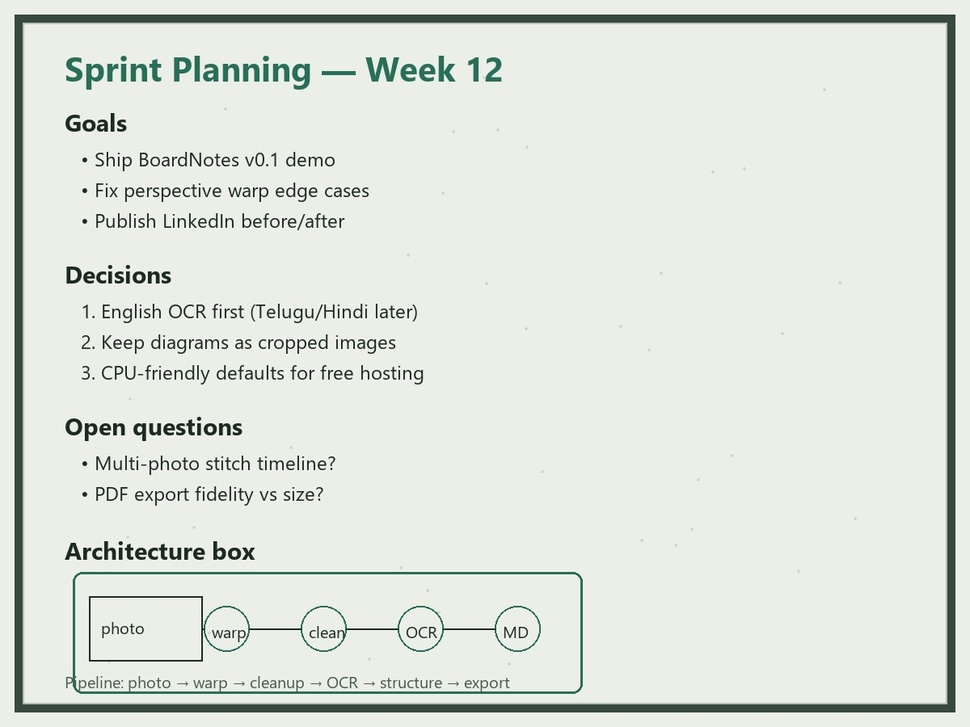
#> input picture samples/whiteboard_flat.jpg, 970 x 727 px, shrunk from 1200 x 900 before the run
$ python -i cleanup.py   (imports and definitions only)
#> lines starting #> are read from the running program, lines starting #| are printed output that depends on the picture; after the words box and inside, x2 and y2 are one past the last pixel; in counts of white or black regions, pixels touching at a corner belong together
#> further down, picture is the input picture: shape (727, 970, 3); mean B, G, R 219.7, 227, 222.4
"""Image cleanup — glare reduction, contrast, sharpen."""

from __future__ import annotations

import cv2
import numpy as np


def reduce_glare(image: np.ndarray) -> np.ndarray:
    """Tone down specular highlights while preserving ink."""
    if image.ndim == 2:
        lab = cv2.cvtColor(cv2.cvtColor(image, cv2.COLOR_GRAY2BGR), cv2.COLOR_BGR2LAB)
    else:
        lab = cv2.cvtColor(image, cv2.COLOR_BGR2LAB)
#> lab: shape (727, 970, 3); mean of channels 0, 1, 2 228, 125.3, 131.1
    l, a, b = cv2.split(lab)
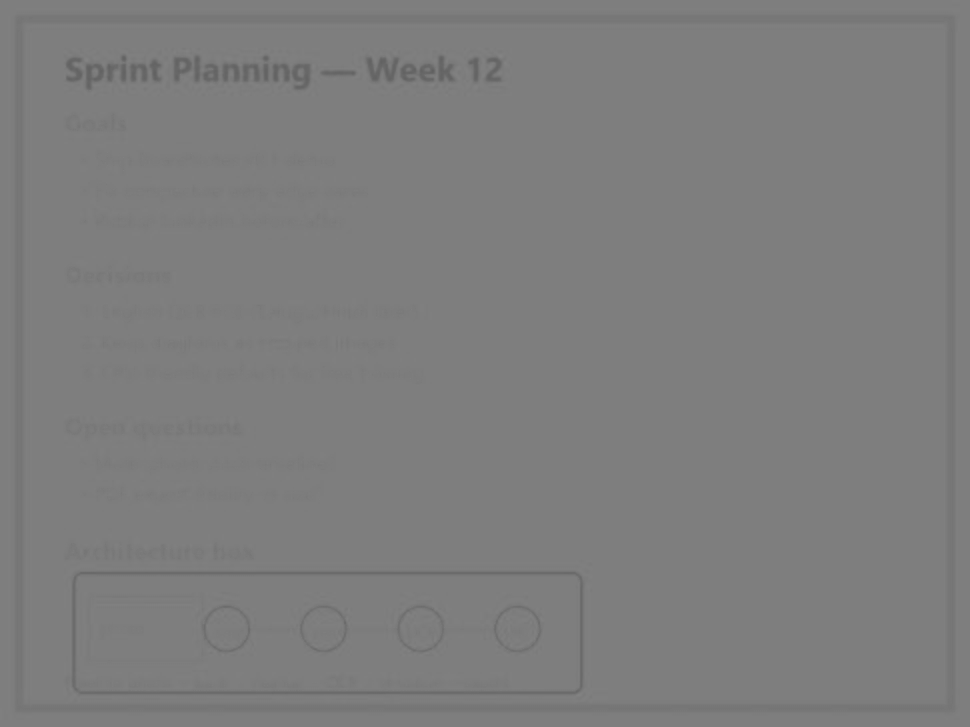
#> a: shape (727, 970); min 96, max 131, mean 125.3
    # Soften very bright pixels
    bright = l > 230
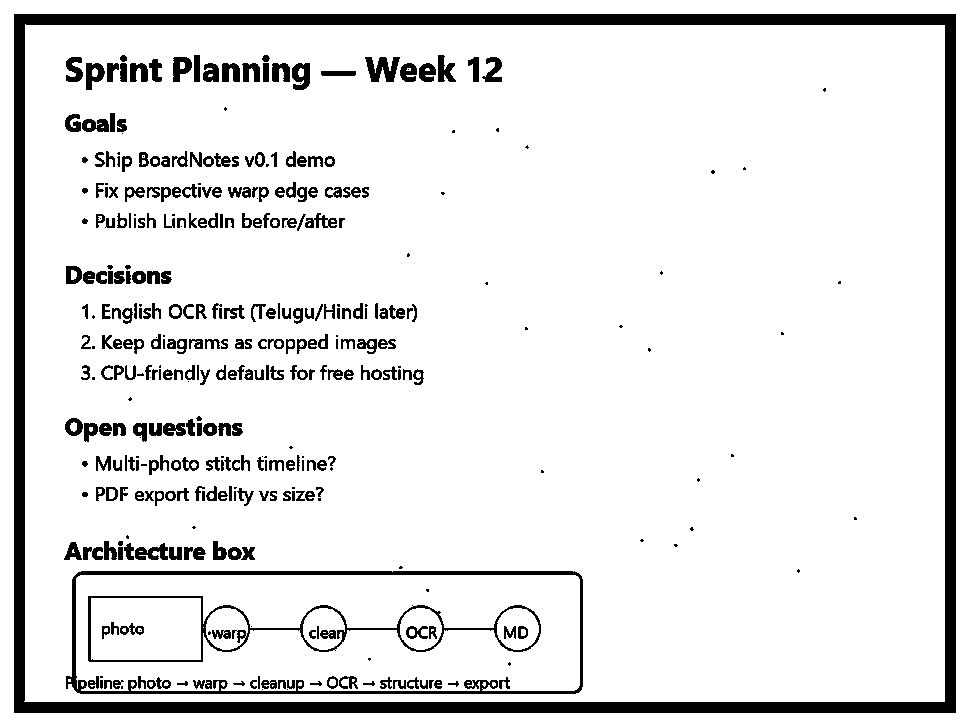
#> bright: shape (727, 970) bool; 90.1% white; 381 black regions (78 under 20 px), largest, box (x1, y1, x2, y2) and area: (14, 14, 956, 713) 35616, (66, 571, 583, 694) 4849, (88, 596, 541, 662) 2546
    if np.any(bright):
        blurred = cv2.GaussianBlur(l, (21, 21), 0)
        l = np.where(bright, np.minimum(l, blurred), l).astype(np.uint8)
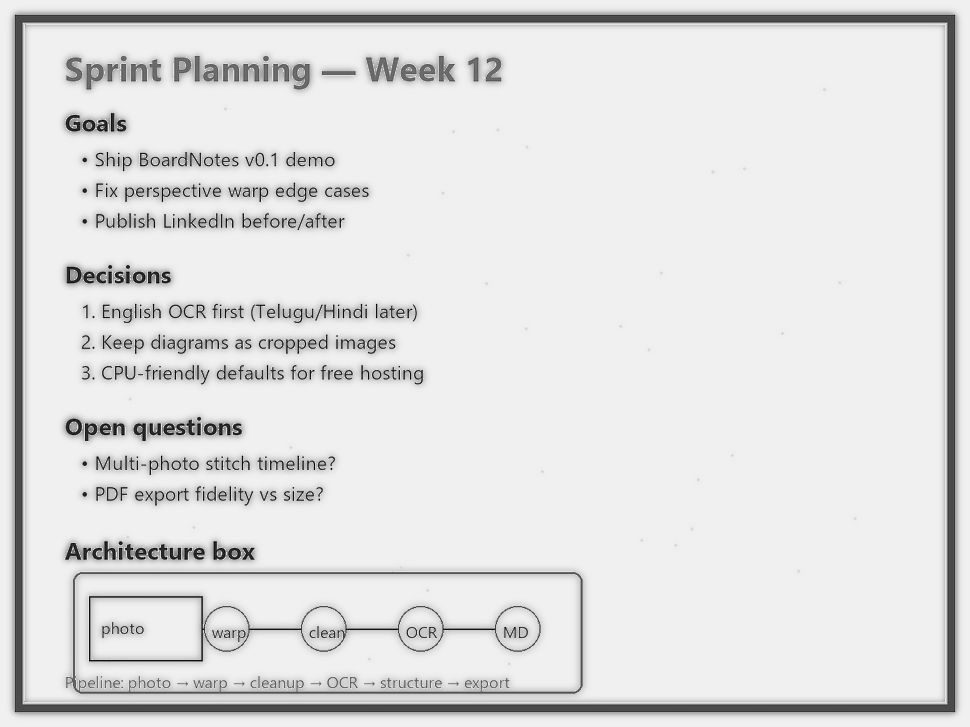
#> l: shape (727, 970); min 1, max 240, mean 223.5
    merged = cv2.merge([l, a, b])
#> merged: shape (727, 970, 3); mean of channels 0, 1, 2 223.5, 125.3, 131.1
    return cv2.cvtColor(merged, cv2.COLOR_LAB2BGR)


def enhance_contrast(image: np.ndarray, clip_limit: float = 2.0) -> np.ndarray:
    """CLAHE contrast boost in LAB lightness channel."""
#> called with clip_limit = 2
    lab = cv2.cvtColor(image, cv2.COLOR_BGR2LAB)
#> lab: shape (727, 970, 3); mean of channels 0, 1, 2 223.5, 125.3, 131.1
    l, a, b = cv2.split(lab)
    clahe = cv2.createCLAHE(clipLimit=clip_limit, tileGridSize=(8, 8))
    l2 = clahe.apply(l)
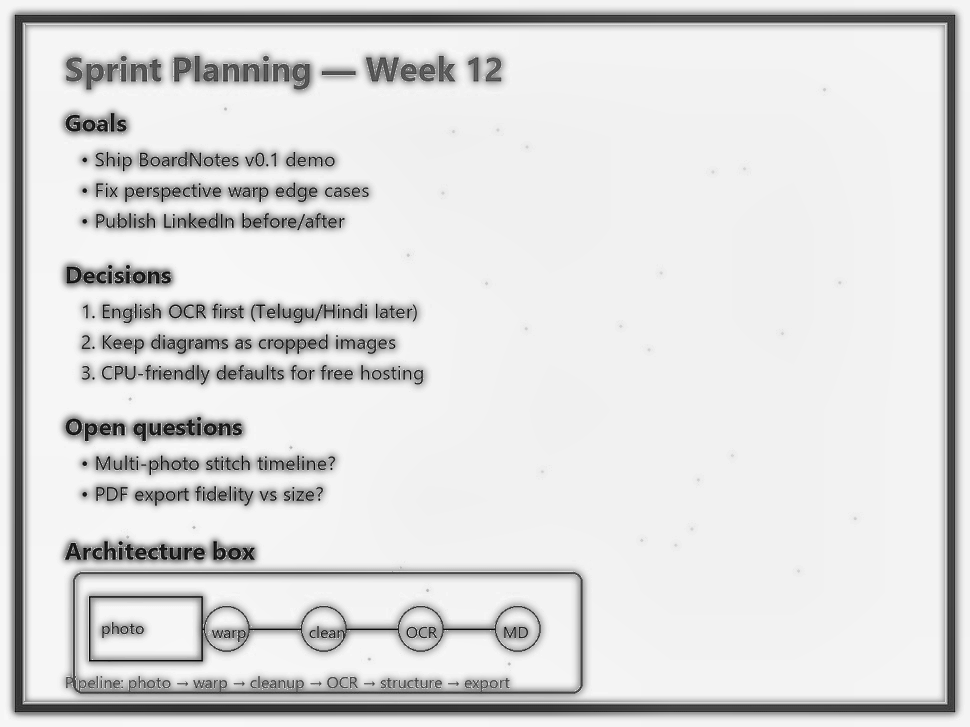
#> l2: shape (727, 970); min 1, max 249, mean 219.8
    return cv2.cvtColor(cv2.merge([l2, a, b]), cv2.COLOR_LAB2BGR)


def sharpen(image: np.ndarray, amount: float = 1.2) -> np.ndarray:
    """Unsharp-mask style sharpening."""
#> called with amount = 0.9
    blurred = cv2.GaussianBlur(image, (0, 0), 1.2)
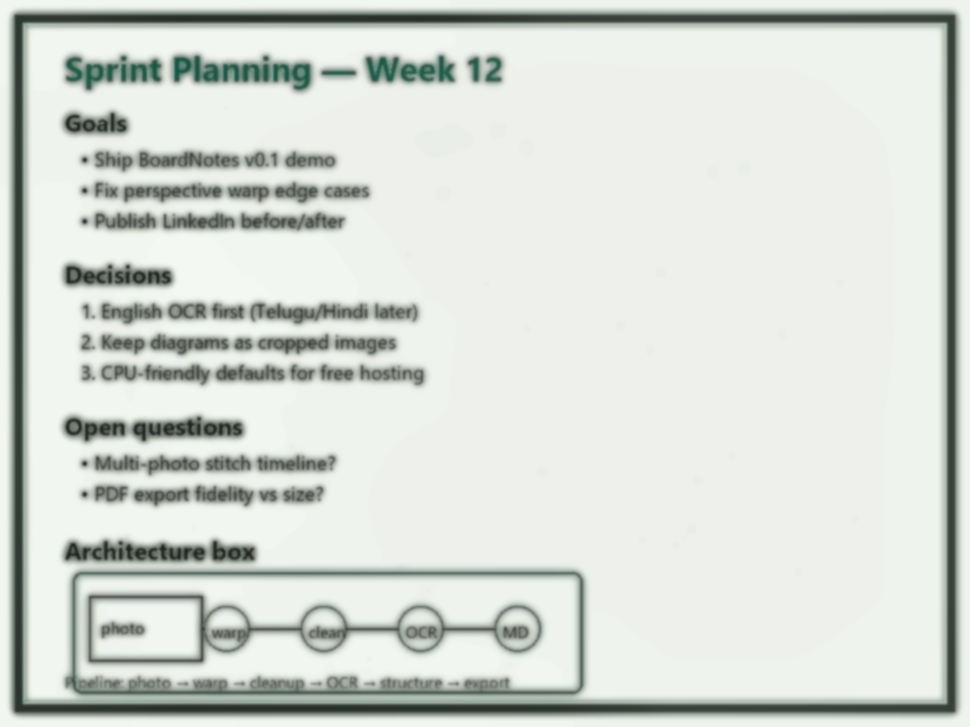
#> blurred: shape (727, 970, 3); mean B, G, R 212.5, 218.7, 213.5
    return cv2.addWeighted(image, 1.0 + amount, blurred, -amount, 0)
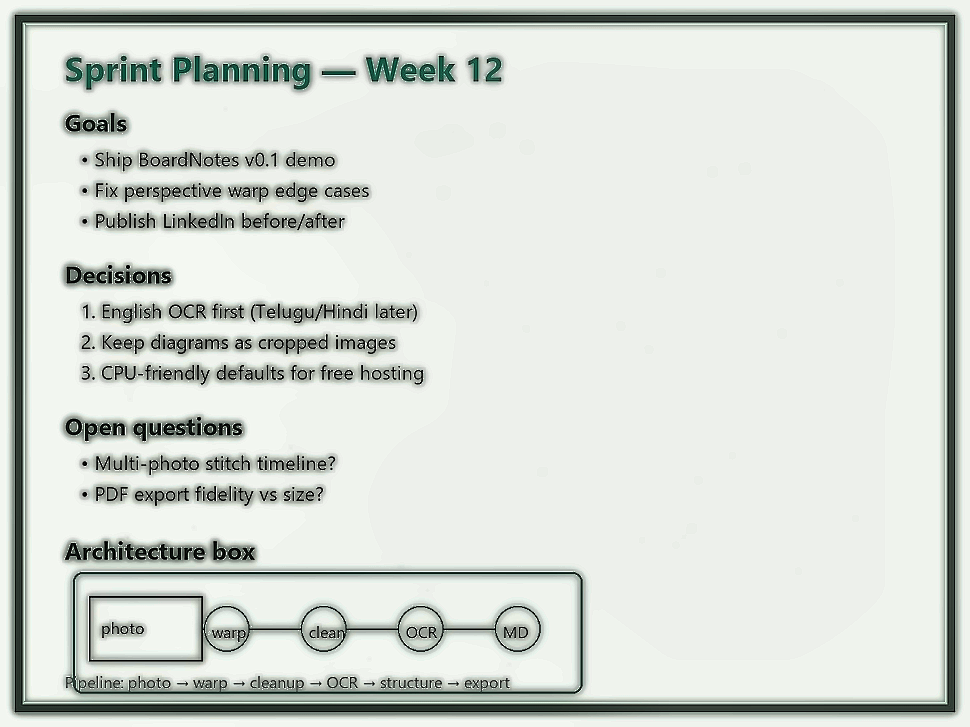
#> returned value: shape (727, 970, 3); mean of channels 0, 1, 2 212.7, 218.9, 213.8; drawn as B, G, R


def denoise(image: np.ndarray) -> np.ndarray:
    return cv2.fastNlMeansDenoisingColored(image, None, 6, 6, 7, 21)


def binarize_for_ocr(image: np.ndarray) -> np.ndarray:
    """Optional high-contrast binary for Tesseract-style OCR."""
    gray = cv2.cvtColor(image, cv2.COLOR_BGR2GRAY)
    gray = cv2.GaussianBlur(gray, (3, 3), 0)
    binary = cv2.adaptiveThreshold(
        gray, 255, cv2.ADAPTIVE_THRESH_GAUSSIAN_C, cv2.THRESH_BINARY, 31, 11
    )
    return cv2.cvtColor(binary, cv2.COLOR_GRAY2BGR)


def cleanup_board(image: np.ndarray, for_ocr: bool = False) -> np.ndarray:
    """Full cleanup pipeline for a rectified whiteboard image."""
    out = reduce_glare(image)
    out = enhance_contrast(out)
    out = denoise(out)
    out = sharpen(out, amount=0.9)
    if for_ocr:
        # Keep color cleaned version for display; OCR backends often prefer gray
        pass
    return out

>>> import cv2
>>> picture = cv2.imread('../../samples/whiteboard_flat.jpg')
>>> result = cleanup_board(picture)

$ run again, on samples/whiteboard_sample.jpg
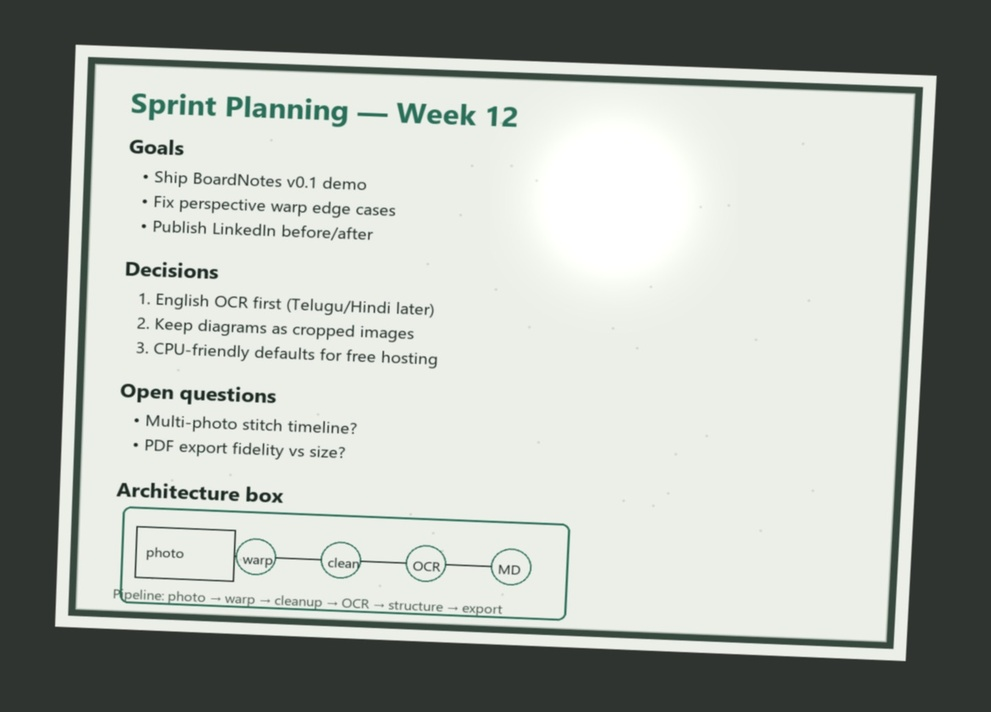
#> input picture samples/whiteboard_sample.jpg, 991 x 712 px, shrunk from 1440 x 1035 before the run
#> picture is the input picture: shape (712, 991, 3); mean B, G, R 170.6, 176.8, 172.2
#> in reduce_glare, `bright = l > 230`:
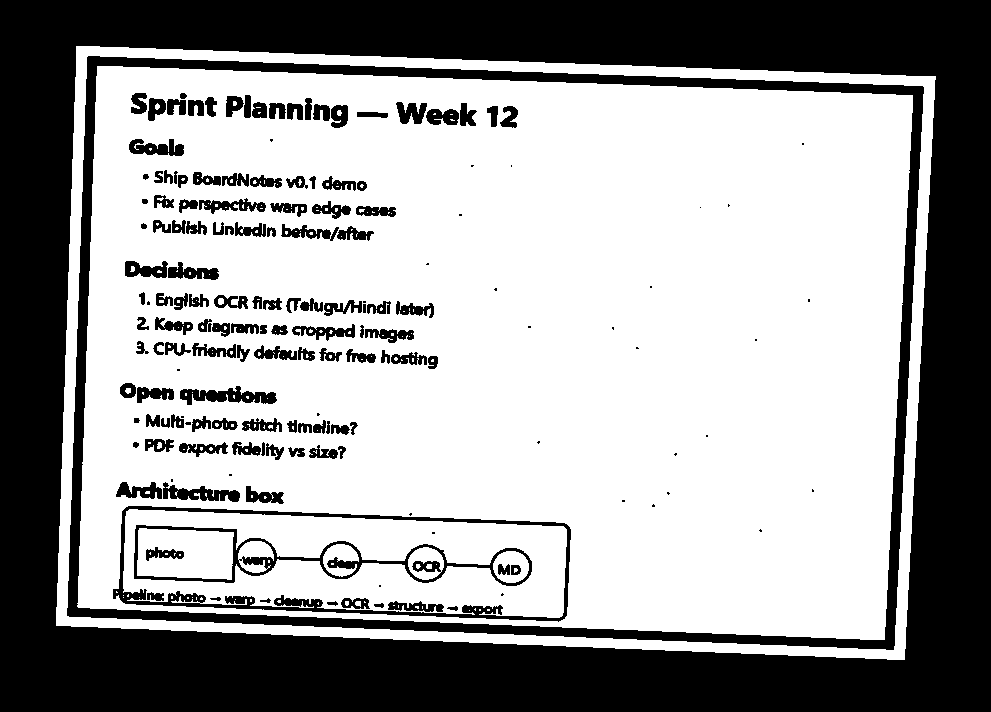
#> bright: shape (712, 991) bool; 62.1% white; 165 black regions (35 under 20 px), largest, box (x1, y1, x2, y2) and area: (0, 0, 991, 712) 207768, (67, 56, 924, 650) 25914, (113, 506, 571, 622) 5018
#> merged: shape (712, 991, 3); mean of channels 0, 1, 2 174.7, 125.3, 130.7
#> in sharpen, `return cv2.addWeighted(image, 1.0 + amount, blurred, -amount, 0)`:
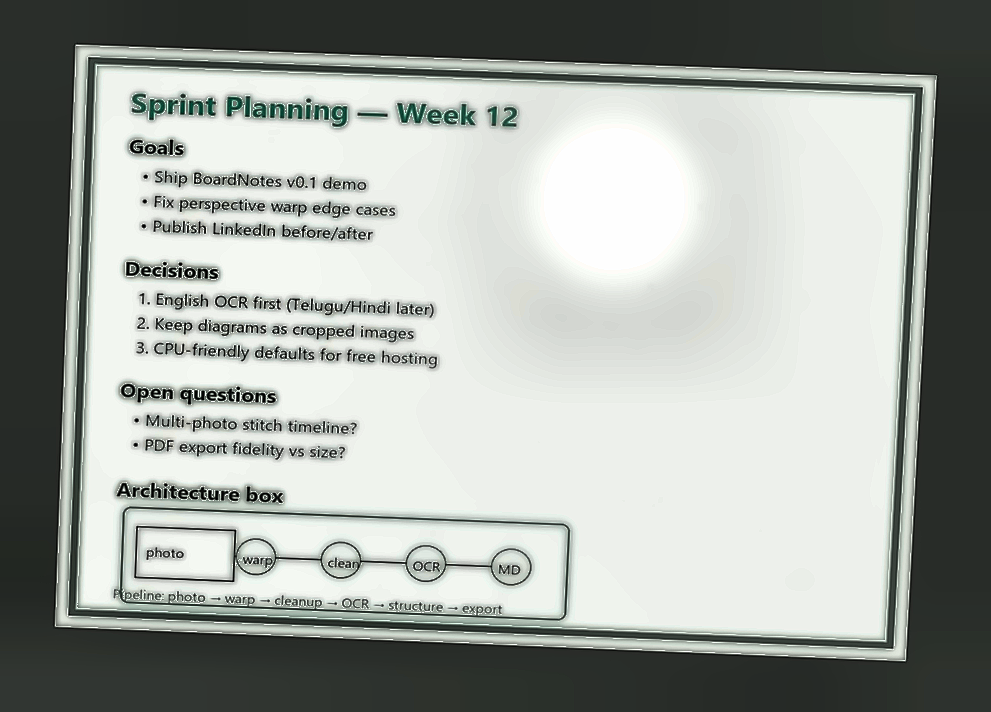
#> returned value: shape (712, 991, 3); mean of channels 0, 1, 2 160.5, 166, 161.1; drawn as B, G, R
